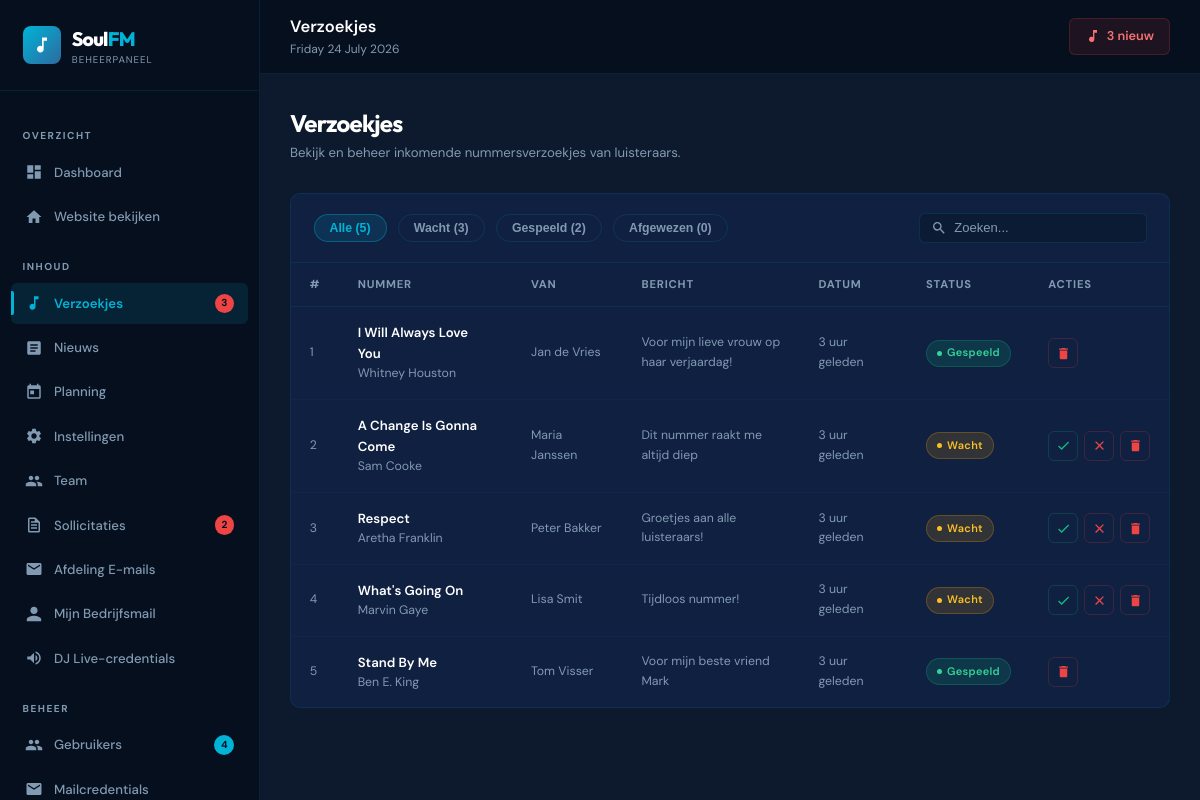
The app's page /admin/requests.php (signed in) with its own data.
### tables this page shows
CREATE TABLE IF NOT EXISTS requests (
    id INT AUTO_INCREMENT PRIMARY KEY,
    song_title VARCHAR(200) NOT NULL,
    artist_name VARCHAR(200) NOT NULL,
    requester_name VARCHAR(100) NOT NULL,
    message TEXT DEFAULT NULL,
    ip_address VARCHAR(45) NOT NULL,
    status ENUM('pending','played','rejected') NOT NULL DEFAULT 'pending',
    created_at DATETIME NOT NULL DEFAULT CURRENT_TIMESTAMP,
    played_at DATETIME DEFAULT NULL
);

### includes/auth.php (called while the page is built, shortened)
<?php
function isLoggedIn(): bool {
    return isset($_SESSION['user_id']) && !empty($_SESSION['user_id']);
}
function hasPermission(string $permission): bool {
    $role = $_SESSION['user_role'] ?? 'listener';
    if ($role === 'admin') return true;
    return in_array($role, $map[$permission] ?? []);
}

### includes/functions.php (called while the page is built, shortened)
<?php
function formatRelativeDate(string $date): string {
    $diff = time() - strtotime($date);
    if ($diff < 86400) return floor($diff/3600) . ' uur geleden';
    return formatDate($date);
}
function truncate(string $text, int $length = 150): string {
    $text = strip_tags($text);
    if (strlen($text) <= $length) return $text;
    return substr($text, 0, strrpos(substr($text, 0, $length), ' ')) . '...';
}

### admin/requests.php (the view, shortened to what this page needs)
<?php
require_once __DIR__ . '/../includes/auth.php';
require_once __DIR__ . '/../includes/functions.php';
$filterStatus = $_GET['status'] ?? 'all';
$pdo   = getPDO();
$where = $filterStatus !== 'all' ? 'WHERE status = ?' : 'WHERE 1=1';
$params = $filterStatus !== 'all' ? [$filterStatus] : [];
$stmt  = $pdo->prepare("SELECT * FROM requests $where ORDER BY created_at DESC LIMIT 200");
$stmt->execute($params);
$requests = $stmt->fetchAll();
$counts = $pdo->query("SELECT status, COUNT(*) as c FROM requests GROUP BY status")->fetchAll();
$countMap = ['all' => 0, 'pending' => 0, 'played' => 0, 'rejected' => 0];
foreach ($counts as $c) { $countMap[$c['status']] = $c['c']; $countMap['all'] += $c['c']; }
require_once __DIR__ . '/includes/admin-header.php';
?>
<div class="page-header-admin">
  <div>
    <h1>Verzoekjes</h1>
    <p>Bekijk en beheer inkomende nummersverzoekjes van luisteraars.</p>
  </div>
</div>
<div class="table-container">
  <div class="table-header">
    <div class="filter-bar" role="group" aria-label="Filter verzoekjes">
      <button class="filter-btn <?= $filterStatus==='all'?'active':'' ?>" onclick="location.href='?status=all'">Alle (<?= $countMap['all'] ?>)</button>
      <button class="filter-btn <?= $filterStatus==='pending'?'active':'' ?>" onclick="location.href='?status=pending'">Wacht (<?= $countMap['pending'] ?>)</button>
      <button class="filter-btn <?= $filterStatus==='played'?'active':'' ?>" onclick="location.href='?status=played'">Gespeeld (<?= $countMap['played'] ?>)</button>
      <button class="filter-btn <?= $filterStatus==='rejected'?'active':'' ?>" onclick="location.href='?status=rejected'">Afgewezen (<?= $countMap['rejected'] ?>)</button>
    </div>
    <div class="search-input">
      <svg viewBox="0 0 24 24"><path d="M15.5 14h-.79l-.28-.27A6.47 6.47 0 0016 9.5 6.5 6.5 0 109.5 16c1.61 0 3.09-.59 4.23-1.57l.27.28v.79l5 4.99L20.49 19l-4.99-5zm-6 0C7.01 14 5 11.99 5 9.5S7.01 5 9.5 5 14 7.01 14 9.5 11.99 14 9.5 14z"/></svg>
      <input type="text" placeholder="Zoeken..." data-search-table="requests-table">
    </div>
  </div>
  <div class="table-wrapper">
    <table id="requests-table" aria-label="Verzoekjes">
      <thead>
        <tr>
          <th>#</th>
          <th>Nummer</th>
          <th>Van</th>
          <th>Bericht</th>
          <th>Datum</th>
          <th>Status</th>
          <?php if (hasPermission('manage_requests')): ?><th>Acties</th><?php endif; ?>
        </tr>
      </thead>
      <tbody>
        <?php if ($requests): foreach ($requests as $req): ?>
        <tr id="request-row-<?= $req['id'] ?>" data-status="<?= $req['status'] ?>">
          <td data-label="#" class="td-muted"><?= $req['id'] ?></td>
          <td data-label="Nummer">
            <div class="td-primary"><?= htmlspecialchars($req['song_title']) ?></div>
            <div class="td-muted"><?= htmlspecialchars($req['artist_name']) ?></div>
          </td>
          <td data-label="Van" class="td-muted"><?= htmlspecialchars($req['requester_name']) ?></td>
          <td data-label="Bericht" class="td-muted" style="max-width:200px">
            <?= $req['message'] ? htmlspecialchars(truncate($req['message'], 80)) : '<em>—</em>' ?>
          </td>
          <td data-label="Datum" class="td-muted"><?= formatRelativeDate($req['created_at']) ?></td>
          <td data-label="Status">
            <span class="badge badge-<?= $req['status'] ?>">
              <?php $labels = ['pending'=>'Wacht','played'=>'Gespeeld','rejected'=>'Afgewezen']; ?>
              <?= $labels[$req['status']] ?? $req['status'] ?>
            </span>
          </td>
          <?php if (hasPermission('manage_requests')): ?>
          <td data-label="Acties">
            <div class="action-btns">
              <?php if ($req['status'] === 'pending'): ?>
              <button class="btn-icon check" title="Markeer als gespeeld"
                data-update-status="played" data-id="<?= $req['id'] ?>"
                aria-label="Markeer als gespeeld">
                <svg viewBox="0 0 24 24"><path d="M9 16.17L4.83 12l-1.42 1.41L9 19 21 7l-1.41-1.41z"/></svg>
              </button>
              <button class="btn-icon del" title="Afwijzen"
                data-update-status="rejected" data-id="<?= $req['id'] ?>"
                aria-label="Verzoekje afwijzen">
                <svg viewBox="0 0 24 24"><path d="M19 6.41L17.59 5 12 10.59 6.41 5 5 6.41 10.59 12 5 17.59 6.41 19 12 13.41 17.59 19 19 17.59 13.41 12z"/></svg>
              </button>
              <?php endif; ?>
              <form method="POST" style="display:inline">
                <button type="submit" class="btn-icon del" title="Verwijderen"
                  data-confirm-delete="Weet je zeker dat je dit verzoekje wilt verwijderen?"
                  aria-label="Verwijder verzoekje">
                  <svg viewBox="0 0 24 24"><path d="M6 19c0 1.1.9 2 2 2h8c1.1 0 2-.9 2-2V7H6v12zM19 4h-3.5l-1-1h-5l-1 1H5v2h14V4z"/></svg>
                </button>
              </form>
            </div>
          </td>
          <?php endif; ?>
        </tr>
        <?php endforeach; else: ?>
        <tr><td colspan="7" style="text-align:center;color:var(--text-dim);padding:3rem">Geen verzoekjes gevonden.</td></tr>
        <?php endif; ?>
      </tbody>
    </table>
  </div>
</div>
<?php require_once __DIR__ . '/includes/admin-footer.php'; ?>

### assets/css/admin.css (style rules this page uses)
:root { --sidebar-width: 260px; --sidebar-bg: #060f1e; --sidebar-border: rgba(0,180,216,0.12); --content-bg: #0d1a2d; --card-bg: #0f2040; --card-border: rgba(0,180,216,0.1); --accent: #00b4d8; --accent2: #0096c7; --accent-dim: rgba(0,180,216,0.12); --text: #e8f0fe; --text-dim: #829ab1; --white: #ffffff; --danger: #ef4444; --success: #10b981; --warning: #f59e0b; --info: #3b82f6; --radius: 10px; --radius-sm: 6px; --shadow: 0 4px 20px rgba(0,0,0,0.4); --transition: all 0.22s ease; }
*, *::before, *::after { box-sizing: border-box; margin: 0; padding: 0; }
html { font-size: 15px; }
body { font-family: 'DM Sans', sans-serif; background: var(--content-bg); color: var(--text); min-height: 100vh; line-height: 1.6; }
.table-container { background: var(--card-bg); border: 1px solid var(--card-border); border-radius: var(--radius); overflow: hidden; }
.table-header { padding: 1.25rem 1.5rem; display: flex; align-items: center; justify-content: space-between; border-bottom: 1px solid var(--card-border); gap: 1rem; flex-wrap: wrap; }
.table-wrapper { overflow-x: auto; }
table { width: 100%; border-collapse: collapse; }
thead th { padding: 0.85rem 1.25rem; text-align: left; font-size: 0.75rem; font-weight: 700; text-transform: uppercase; letter-spacing: 0.8px; color: var(--text-dim); border-bottom: 1px solid var(--card-border); white-space: nowrap; }
tbody tr { border-bottom: 1px solid rgba(0,180,216,0.05); transition: var(--transition); }
tbody tr:last-child { border-bottom: none; }
tbody td { padding: 1rem 1.25rem; font-size: 0.88rem; color: var(--text); vertical-align: middle; }
.td-primary { font-weight: 600; color: var(--white); }
.td-muted { color: var(--text-dim); font-size: 0.82rem; }
.badge { display: inline-flex; align-items: center; gap: 0.35rem; padding: 0.25rem 0.65rem; border-radius: 20px; font-size: 0.73rem; font-weight: 600; letter-spacing: 0.3px; }
.badge::before { content: ''; width: 5px; height: 5px; border-radius: 50%; background: currentColor; }
.badge-pending { background: rgba(245,158,11,0.15); color: #fbbf24; border: 1px solid rgba(245,158,11,0.25); }
.badge-played { background: rgba(16,185,129,0.15); color: #34d399; border: 1px solid rgba(16,185,129,0.25); }
.action-btns { display: flex; gap: 0.4rem; align-items: center; flex-wrap: nowrap; }
.btn-icon { width: 30px; height: 30px; display: flex; align-items: center; justify-content: center; border-radius: var(--radius-sm); border: 1px solid transparent; cursor: pointer; transition: var(--transition); background: none; flex-shrink: 0; }
.btn-icon svg { width: 15px; height: 15px; fill: currentColor; }
.btn-icon.del { color: var(--danger); border-color: rgba(239,68,68,0.2); }
.btn-icon.check { color: var(--success); border-color: rgba(16,185,129,0.2); }
.page-header-admin { display: flex; align-items: flex-start; justify-content: space-between; gap: 1.5rem; margin-bottom: 2rem; flex-wrap: wrap; }
.page-header-admin h1 { font-size: 1.6rem; font-weight: 700; color: var(--white); font-family: 'Outfit', sans-serif; letter-spacing: -0.03em; }
.page-header-admin p { color: var(--text-dim); font-size: 0.88rem; margin: 0; }
.filter-bar { display: flex; align-items: center; gap: 0.75rem; flex-wrap: wrap; }
.filter-btn { padding: 0.4rem 1rem; border-radius: 20px; font-size: 0.82rem; font-weight: 600; cursor: pointer; transition: var(--transition); background: transparent; border: 1px solid rgba(0,180,216,0.15); color: var(--text-dim); }
.filter-btn.active { background: var(--accent-dim); border-color: rgba(0,180,216,0.35); color: var(--accent); }
.search-input { display: flex; align-items: center; background: rgba(10,22,40,0.5); border: 1px solid rgba(0,180,216,0.15); border-radius: var(--radius-sm); padding: 0.4rem 0.75rem; gap: 0.5rem; }
.search-input svg { width: 16px; height: 16px; fill: var(--text-dim); flex-shrink: 0; }
.search-input input { background: none; border: none; outline: none; color: var(--white); font-size: 0.87rem; width: 180px; }
.search-input input::placeholder { color: var(--text-dim); }

### records on screen
requests: id "1", song_title "I Will Always Love You", artist_name "Whitney Houston", requester_name "Jan de Vries", message "Voor mijn lieve vrouw op haar verjaardag!", created_at "3 uur geleden", status "Gespeeld"
requests: id "2", song_title "A Change Is Gonna Come", artist_name "Sam Cooke", requester_name "Maria Janssen", message "Dit nummer raakt me altijd diep", created_at "3 uur geleden", status "Wacht"
requests: id "3", song_title "Respect", artist_name "Aretha Franklin", requester_name "Peter Bakker", message "Groetjes aan alle luisteraars!", created_at "3 uur geleden", status "Wacht"
requests: id "4", song_title "What's Going On", artist_name "Marvin Gaye", requester_name "Lisa Smit", message "Tijdloos nummer!", created_at "3 uur geleden", status "Wacht"
requests: id "5", song_title "Stand By Me", artist_name "Ben E. King", requester_name "Tom Visser", message "Voor mijn beste vriend Mark", created_at "3 uur geleden", status "Gespeeld"

### other values on screen
$pendingCount "3"
$newApps "2"
getUserCount() "4"
$pageTitle "Verzoekjes"
$countMap['all'] "5"
$countMap['pending'] "3"
$countMap['played'] "2"
$countMap['rejected'] "0"
